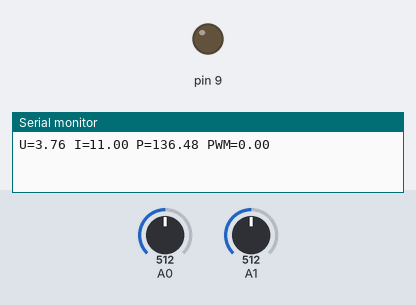
Bench run of a sketch on a simulated Arduino Uno, built with avr-gcc and run on an emulated ATmega328P. On the bench: output pins drawn as LEDs (lit = HIGH), the last lines printed to the serial monitor. Inputs (shaded band) come from the test bench; at power-on: A0 = 512, A1 = 512.

Above: at 1.2 s.
1.3 s: A0 set to 0
At 2.51 s:
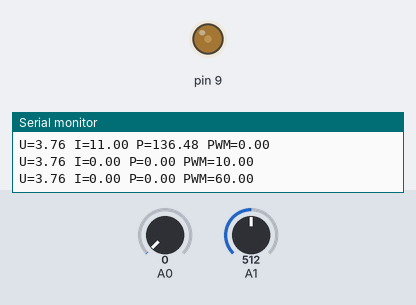
At 3.71 s:
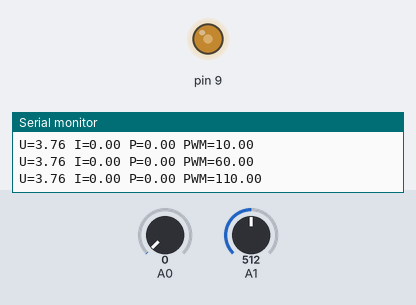
4.3 s: A0 set to 122
Timing chart, 0 to 7.3 s (numbered marks = the images above; inputs shaded):
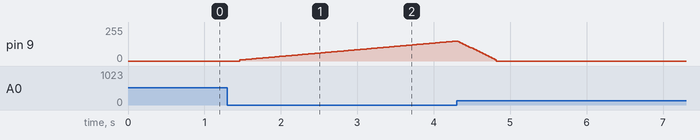

Measured:
- after the input at 1.3 s, pin 9: moves from 0/255 to 149/255 over 2.8 s, starting after 0.16 s

The sketch:

PeltierPWM.ino
```cpp
#include <MsTimer2.h>
#include <avr/wdt.h>

#define powerU  12.41     // напряжение источника питания
#define koeffU  0.01689 // массштабный коэффициент напряжения,
                        // koeffU = 1.1 / R1 * (R1 + R2) / 1024 = 1.067/820*(820 + 12000)/1024 =0.01629 В/ед. АЦП
#define koeffI  0.02148 // массштабный коэффициент тока
                        // koeffI =  1,067 / R8 / 1024 = 0.02084 А/ед. АЦП

#define MEASURE_PERIOD 10  // время периода измерения (* 2 мс)

float measureU; // измеренное напряжение на нагрузке, В
float measureI; // измеренный ток потребления регулятора, А
float measureP; // измеренная мощность на нагрузке, Вт

byte  interruptCount=0; // счетчик циклов прерываний
unsigned int  sumU, sumI; // переменные для суммирования кодов АЦП
unsigned int  averageU, averageI; // средние значения кодов АЦП
boolean flagReady;  // признак готовности данных измерения
byte  cycle20mcCount; // счетчик циклов 20 мс

float setPower; // заданная мощность
float regPwrInt=0; // интегральное звено регулятора мощности
#define koeffRegPwrInt 0.1 // интегральный коэффициент регулятора мощности
#define DEAD_TIME 8     // мертвое время ШИМ (* 62,5 нс)
#define MAX_PWM 255

void setup() {
 // установка ШИМ 8 разрядов, 62,5 кГц
  TCCR1A = TCCR1A & 0xe0 | 1;
  TCCR1B = TCCR1B & 0xe0 | 0x09;

  Serial.begin(19200);  // инициализируем последовательный порт, скорость 19200
  analogReference(INTERNAL); // опорное напряжение 1,1 В
  MsTimer2::set(2, timerInterupt); // прерывания по таймеру с периодом 2 мс
  MsTimer2::start();              // разрешение прерывания
  wdt_enable(WDTO_15MS); // разрешение работы сторожевого таймера, тайм-аут 15 мс
  setPower = 5; // временно заданная мощность 5 Вт
}

//------------------------------- основной цикл -------------------------------
void loop() {

//------------------------------- цикл 20 мс ( регулятор мощности )
  if (flagReady == true) {
    flagReady= false;

    //---------------- вычисление измеренных значений
    // вычисление напряжения
    measureU = powerU - (float)(averageU / MEASURE_PERIOD) * koeffU;
    if (measureU < 0) measureU=0;

    // вычисление тока
    measureI = (float)(averageI / MEASURE_PERIOD) * koeffI;

    // вычисление мощности
    measureP = powerU * measureI;

    regPwrInt = regPwrInt + (setPower - measureP) * koeffRegPwrInt;

     //------------------ регулятор мощности
    if ( setPower != 0) {
      regPwrInt = regPwrInt + (setPower - measureP) * koeffRegPwrInt;
      if (regPwrInt < 0) regPwrInt=0;     // ограничение снизу
      if (regPwrInt > MAX_PWM) regPwrInt=MAX_PWM; // ограничение сверху
      // мертвое время ШИМ
      unsigned int  pwm = (unsigned int)regPwrInt;  // перевод в ШИМ
      if (pwm < DEAD_TIME) pwm=0;
      if (pwm > (MAX_PWM - DEAD_TIME)) pwm=MAX_PWM;
      analogWrite(9, pwm); // ШИМ
    }
    else {            // выключение
      regPwrInt=0;
      analogWrite(9, 0); // ШИМ
    }

    //--------------- выполнение распределенных операций в цикле 1 сек ---------------
    cycle20mcCount++;   // счетчик циклов 20 мс
    if (cycle20mcCount >= 50) cycle20mcCount= 0;  // время цикла 1 сек

    if (cycle20mcCount == 25) {
      //--------------------------- интервал 25, передача информации на компьютер
      Serial.print("U="); Serial.print(measureU, 2);  // напряжение
      Serial.print(" I="); Serial.print(measureI, 2);  // ток
      Serial.print(" P="); Serial.print(measureP, 2);  // мощность
      Serial.print(" PWM="); Serial.print(regPwrInt, 2);  // интегральное звено регулятора мощности
      Serial.println(" ");
    }

  }
}

//------------------------------ обработка прерывания по таймеру 2 мс
void  timerInterupt() {
  wdt_reset();  // сброс сторожевого таймера
  interruptCount++; // счетчик циклов прерываний

  // измерение напряжения и тока
  sumU += analogRead(A1);  // суммирование выборок АЦП
  sumI += analogRead(A0);  // суммирование выборок АЦП
  // проверка числа выборок усреднения
  if ( interruptCount >= MEASURE_PERIOD ) {
    interruptCount= 0;
    averageU = sumU; // перегрузка среднего значения
    averageI = sumI; // перегрузка среднего значения
    sumU= 0;
    sumI= 0;
    flagReady= true;  // признак результат измерений готов
  }
}
```
